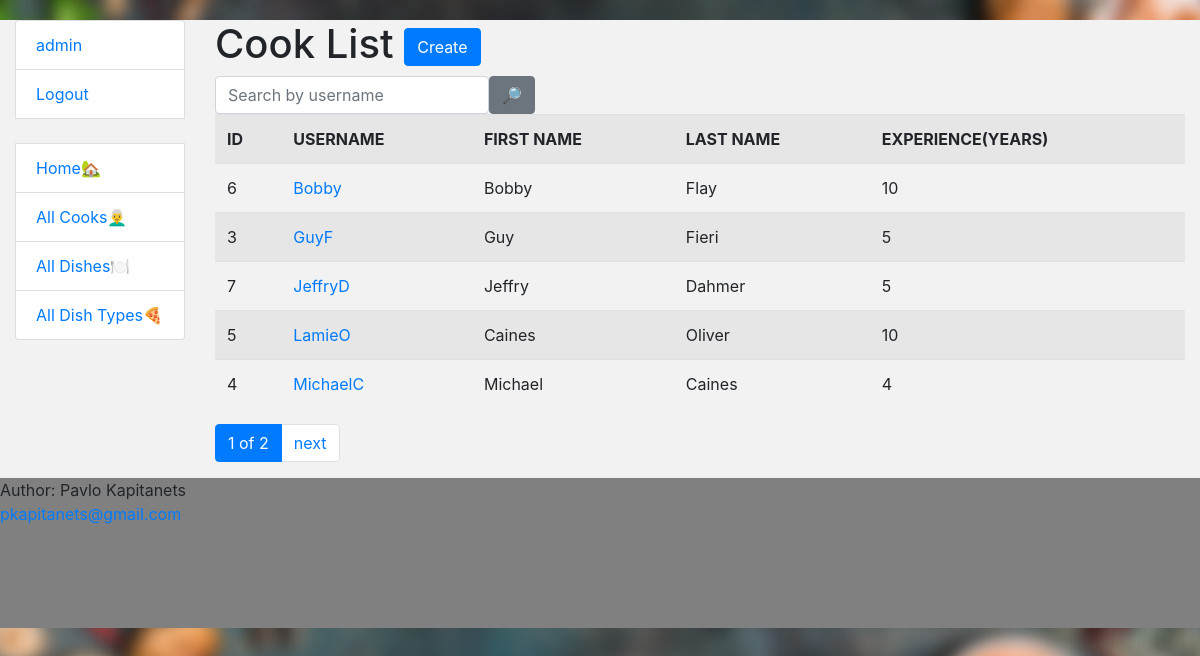
Page /cooks/ (signed in) on the committed database.
### restaurant/models.py (models this page shows, shortened)
class Cook(AbstractUser):
    years_of_experience = models.IntegerField(default=1)
    class Meta:
        verbose_name = "cook"
        verbose_name_plural = "cooks"
        ordering = ["username"]

### restaurant/views.py (the view)
class CookListView(LoginRequiredMixin, generic.ListView):
    model = Cook
    template_name = "restaurant/cook_list.html"
    context_object_name = "Cook_list"
    paginate_by = 5
    queryset = Cook.objects.all()
    def get_context_data(self, *, object_list=None, **kwargs):
        context = super(CookListView, self).get_context_data(**kwargs)
        username = self.request.GET.get("username", "")
        context["search_form"] = CookSearchForm(initial={
            "username": username
        })
        return context
    def get_queryset(self):
        form = CookSearchForm(self.request.GET)
        if form.is_valid():
            return self.queryset.filter(
                username__icontains=form.cleaned_data["username"]
            )
        return self.queryset

### restaurant/forms.py
class CookSearchForm(forms.Form):
    username = forms.CharField(max_length=255,
                               required=False,
                               label="",
                               widget=forms.TextInput(
                                   attrs={"placeholder": "Search by username"}))

### restaurant/templatetags/query_transform.py (called while the page is built)
@register.simple_tag
def query_transform(request, **kwargs):
    updated = request.GET.copy()
    for key, value in kwargs.items():
        if value is not None:
            updated[key] = value
        else:
            updated.pop(key, 0)
    return updated.urlencode()

### templates/restaurant/cook_list.html
{% extends "base.html" %}
{% load crispy_forms_filters %}
{% block content %}
  <h1>
    Cook List
  <a href="{% url 'restaurant:cook-create' %}" class="btn btn-primary link-to-page">
      Create
    </a>
  </h1>
     <form action="" method="get" class="form-inline">
    {{ search_form|crispy }}
    <input class="btn btn-secondary" type="submit" value="🔎">
  </form>
    {% if Cook_list %}
      <table class="table table-striped">
        <tr>
          <th>ID</th>
          <th>USERNAME</th>
          <th>FIRST NAME</th>
          <th>LAST NAME</th>
          <th>EXPERIENCE(YEARS)</th>
        </tr>
      {% for cook in Cook_list %}
        <tr>
          <td>{{ cook.id }}</td>
          <td><a href="{% url "restaurant:cook-detail" pk=cook.id %}">{{ cook.username }}</a></td>
          <td>{{cook.first_name }}</td>
          <td>{{cook.last_name }}</td>
          <td>{{cook.years_of_experience}}</td>
        </tr>
      {% endfor %}
      </table>
    {% else %}
    <p>There are no cooks in restaurant!</p>
  {% endif %}
{% endblock %}

### templates/base.html (shortened to what this page needs)
<!doctype html>
<html lang="en">
<head>
    <link rel="stylesheet" href="https://cdn.jsdelivr.net/npm/bootstrap@4.6.2/dist/css/bootstrap.min.css">
    {% load static %}
    <link rel="stylesheet" href="{% static '/css/styles.css' %}">
</head>
<div class="container-fluid" style="background-color: hsl(0, 0%, 95%)">
  <div class="row">
    <div class="col-sm-2">
      {% block sidebar %}
        {% include "includes/sidebar.html" %}
      {% endblock %}
    </div>
    <div class="col-sm-10">
      {% block content %}{% endblock %}
      {% block pagination %}
        {% include "includes/pagination.html" %}
      {% endblock %}
    </div>
  </div>
</div>
<body style="background: url('/static/images/bci-food.png') no-repeat center center fixed; background-size: cover">
</body>
<footer style="position: relative; bottom: 0; width: 100%; padding: 0; height: 150px; background-color: gray">
  <p>Author: Pavlo Kapitanets<br>
  <a href="#">pkapitanets@gmail.com</a></p>
</footer>
</html>

### templates/includes/sidebar.html
<ul class="sidebar-nav list-group" >
  {% if user.is_authenticated %}
    <li class="list-group-item"><a href="{% url 'restaurant:cook-detail' pk=user.id %}">{{ user.username }}</a> </li>
    <li class="list-group-item"><a href="{% url 'logout' %}">Logout</a> </li>
  {% else %}
    <li class="list-group-item"><a href="{% url 'login' %}">Login</a> </li>
  {% endif %}
  <br>
    <li class="list-group-item"><a href="{% url "restaurant:index" %}">Home🏡</a></li>
    <li class="list-group-item"><a href="{% url  "restaurant:cook-list"%}">All Cooks👨‍🦳</a></li>
    <li class="list-group-item"><a href="{% url "restaurant:dish-list" %}">All Dishes🍽</a></li>
    <li class="list-group-item"><a href="{% url "restaurant:dish-type-list" %}">All Dish Types🍕</a></li>
</ul>

### templates/includes/pagination.html (shortened to what this page needs)
{% load query_transform %}
{% if is_paginated %}
  <ul class="pagination">
    <li class="page-item active">
      <span class="page-link">{{ page_obj.number }} of {{ paginator.num_pages }}</span>
    </li>
   {% if page_obj.has_next %}
      <li class="page-item">
        <a href="?{% query_transform request  page=page_obj.next_page_number %}" class="page-link">next</a>
      </li>
    {% endif %}
  </ul>
{% endif %}

### static/css/styles.css (style rules this page uses)
body { margin-top: 20px; }
.sidebar-nav { padding: 0; list-style: none; }

### rows in the picture
Cook: username "admin"
Cook: id "6", username "Bobby", first_name "Bobby", last_name "Flay", years_of_experience "10"
Cook: id "3", username "GuyF", first_name "Guy", last_name "Fieri", years_of_experience "5"
Cook: id "7", username "JeffryD", first_name "Jeffry", last_name "Dahmer", years_of_experience "5"
Cook: id "5", username "LamieO", first_name "Caines", last_name "Oliver", years_of_experience "10"
Cook: id "4", username "MichaelC", first_name "Michael", last_name "Caines", years_of_experience "4"

### other values in the picture
{{ page_obj.number }} "1"
{{ paginator.num_pages }} "2"
